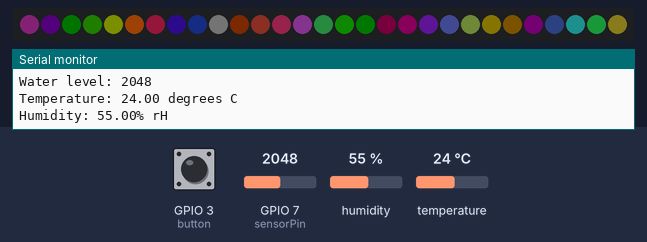
A sketch run on a simulated ESP32-C3. Shown: 29 RGB LEDs in strip order, left to right, the last lines printed to the serial monitor. Inputs (shaded band) come from the test bench; at power-on: GPIO 7 (sensorPin) = 2048, GPIO 3 (button) LOW, humidity 55 %, temperature 24 °C. Dim RGB values are drawn brighter than linear; WiFi joins after 1.5 s; servers stay silent unless stated.

Above: at 5.7 s.
5.8 s: GPIO 7 (sensorPin) set to 491
At 6.5 s:
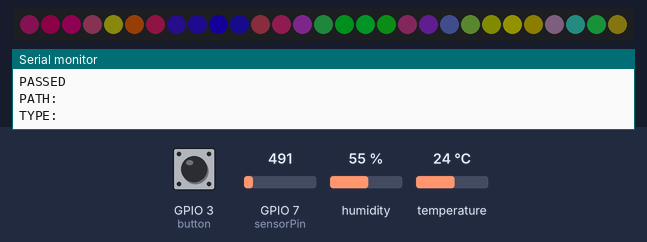
At 8.7 s:
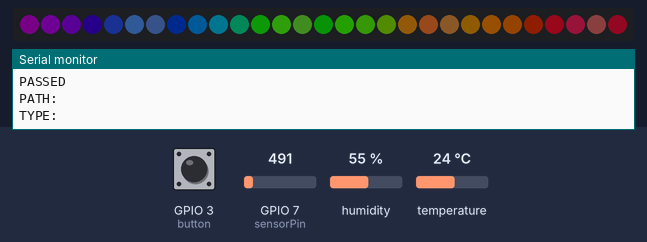
15.1 s: GPIO 7 (sensorPin) set to 1228
18.2 s: GPIO 7 (sensorPin) set to 0
At 20.6 s:
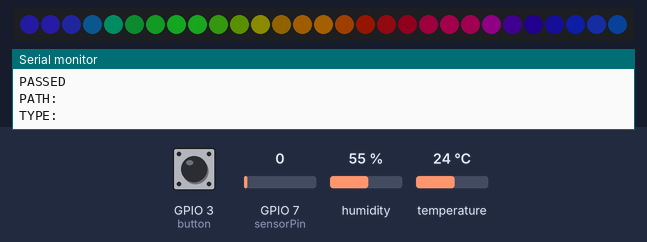
Timing chart, 0 to 22.1 s (numbered marks = the images above; inputs shaded):
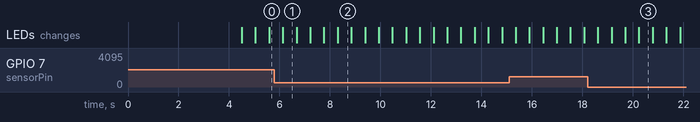

Measured:
- what the display in image 3 shows lasts 0.6 s, from 20.2 s to 20.8 s

The sketch:

MYCO_esp32.ino
```cpp
/*
 Made by Amjad Azimane for the MYCO project in June 2022.
 Made for an esp32 c3 mini
*/

#include <Arduino.h>
#include <Wire.h>
#include <Adafruit_AHTX0.h>
#include <WiFi.h>
#include <Firebase_ESP_Client.h>

//Provide the token generation process info.
#include "addons/TokenHelper.h"
//Provide the RTDB payload printing info and other helper functions.
#include "addons/RTDBHelper.h"

// Insert your network credentials
#define WIFI_SSID "testthing"
#define WIFI_PASSWORD "myco2022"

// Insert Firebase project API Key
#define API_KEY "" //because of security reasons I can not share the API key. When I posted this on github it told me that this was a security breach.

// Insert RTDB URLefine the RTDB URL */
#define DATABASE_URL "https://esp3-c949c-default-rtdb.europe-west1.firebasedatabase.app/"

//waterlevel
#define sensorPower 5
#define sensorPin 7

#include "FastLED.h"

// Pride2015
// Animated, ever-changing rainbows.
// by Mark Kriegsman

#if FASTLED_VERSION < 3001000
#error "Requires FastLED 3.1 or later; check github for latest code."
#endif

#define DATA_PIN    7
//#define CLK_PIN   4
#define LED_TYPE    WS2812B
#define COLOR_ORDER GRB
#define NUM_LEDS    29
#define BRIGHTNESS  100

CRGB leds[NUM_LEDS];

Adafruit_AHTX0 aht;

//Define Firebase Data object
FirebaseData fbdo;

FirebaseAuth auth;
FirebaseConfig config;

unsigned long sendDataPrevMillis = 0;
//Button
int count = 0;
int button = 3;
int buttonvalue;


// Value for storing water level
float val = 0;
float maximum = 4780;
float minimum = 413;
int mappedvalue;

bool signupOK = false;

void setup() {
  delay(3000); // 3 second delay for recovery

  // tell FastLED about the LED strip configuration
  FastLED.addLeds<LED_TYPE, DATA_PIN, COLOR_ORDER>(leds, NUM_LEDS)
  .setCorrection(TypicalLEDStrip)
  .setDither(BRIGHTNESS < 255);

  // set master brightness control
  FastLED.setBrightness(BRIGHTNESS);
  // Set pin as an OUTPUT
  pinMode(sensorPower, OUTPUT);

  // Set to LOW so no power flows through the sensor
  digitalWrite(sensorPower, LOW);

  Serial.begin(115200);
  Wire.begin(37, 39);
  Serial.println("Adafruit AHT10/AHT20 demo!");

  if (! aht.begin()) {
    Serial.println("Could not find AHT? Check wiring");
    while (1) delay(10);
  }
  Serial.println("AHT10 or AHT20 found");
  pinMode(button, INPUT);
  WiFi.begin(WIFI_SSID, WIFI_PASSWORD);
  Serial.print("Connecting to Wi-Fi");
  while (WiFi.status() != WL_CONNECTED) {
    Serial.print(".");
    delay(300);
  }
  Serial.println();
  Serial.print("Connected with IP: ");
  Serial.println(WiFi.localIP());
  Serial.println();

  /* Assign the api key (required) */
  config.api_key = API_KEY;

  /* Assign the RTDB URL (required) */
  config.database_url = DATABASE_URL;

  /* Sign up */
  if (Firebase.signUp(&config, &auth, "", "")) {
    Serial.println("ok");
    signupOK = true;
  }
  else {
    Serial.printf("%s\n", config.signer.signupError.message.c_str());
  }

  /* Assign the callback function for the long running token generation task */
  config.token_status_callback = tokenStatusCallback; //see addons/TokenHelper.h

  Firebase.begin(&config, &auth);
  Firebase.reconnectWiFi(true);
}

void loop() {
  // humidity and temperature
  pride();
  FastLED.show();

  buttonvalue = digitalRead(button);
  if (Firebase.ready() && signupOK && (millis() - sendDataPrevMillis > 500 || sendDataPrevMillis == 0)) {

    //get the reading from the function below and print it
    int level = readSensor();
    Serial.print("Water level: ");
    if (level > 0) {
      if(mappedvalue < 101){
        mappedvalue = int(((level - minimum) / (maximum - minimum)) * 100);
      }

    }
    else {
      mappedvalue = 0;
    }

    Serial.println(level);

    sendDataPrevMillis = millis();
    sensors_event_t humidity, temp;
    aht.getEvent(&humidity, &temp);// populate temp and humidity objects with fresh data
    Serial.print("Temperature: "); Serial.print(temp.temperature); Serial.println(" degrees C");
    Serial.print("Humidity: "); Serial.print(humidity.relative_humidity); Serial.println("% rH");
    // Write an Int number on the database path test/int
    if (Firebase.RTDB.setBool(&fbdo, "test/Power", buttonvalue)) {
      Serial.println("PASSED");
      Serial.println("PATH: " + fbdo.dataPath());
      Serial.println("TYPE: " + fbdo.dataType());
    }
    else {
      Serial.println("FAILED");
      Serial.println("REASON: " + fbdo.errorReason());
    }
    if (Firebase.RTDB.setInt(&fbdo, "test/Humidity", (int)humidity.relative_humidity)) {
      Serial.println("PASSED");
      Serial.println("PATH: " + fbdo.dataPath());
      Serial.println("TYPE: " + fbdo.dataType());
    }
    else {
      Serial.println("FAILED");
      Serial.println("REASON: " + fbdo.errorReason());
    }
    if (Firebase.RTDB.setString(&fbdo, "test/Water level", mappedvalue)) {
      Serial.println("PASSED");
      Serial.println("PATH: " + fbdo.dataPath());
      Serial.println("TYPE: " + fbdo.dataType());
    }
    else {
      Serial.println("FAILED");
      Serial.println("REASON: " + fbdo.errorReason());
    }
  }
}
int readSensor() {
  digitalWrite(sensorPower, HIGH);  // Turn the sensor ON
  delay(10);              // wait 10 milliseconds
  val = analogRead(sensorPin);    // Read the analog value form sensor
  digitalWrite(sensorPower, LOW);   // Turn the sensor OFF
  return val;             // send current reading
}
void pride()
{
  static uint16_t sPseudotime = 0;
  static uint16_t sLastMillis = 0;
  static uint16_t sHue16 = 0;

  uint8_t sat8 = beatsin88( 87, 220, 250);
  uint8_t brightdepth = beatsin88( 341, 96, 224);
  uint16_t brightnessthetainc16 = beatsin88( 203, (25 * 256), (40 * 256));
  uint8_t msmultiplier = beatsin88(147, 23, 60);

  uint16_t hue16 = sHue16;//gHue * 256;
  uint16_t hueinc16 = beatsin88(113, 1, 3000);

  uint16_t ms = millis();
  uint16_t deltams = ms - sLastMillis ;
  sPseudotime += deltams * msmultiplier;
  sHue16 += deltams * beatsin88( 400, 5, 9);
  uint16_t brightnesstheta16 = sPseudotime;

  for ( uint16_t i = 0 ; i < NUM_LEDS; i++) {
    hue16 += hueinc16;
    uint8_t hue8 = hue16 / 256;

    brightnesstheta16  += brightnessthetainc16;
    uint16_t b16 = sin16( brightnesstheta16  ) + 32768;

    uint16_t bri16 = (uint32_t)((uint32_t)b16 * (uint32_t)b16) / 65536;
    uint8_t bri8 = (uint32_t)(((uint32_t)bri16) * brightdepth) / 65536;
    bri8 += (255 - brightdepth);

    CRGB newcolor = CHSV( hue8, sat8, bri8);

    uint16_t pixelnumber = i;
    pixelnumber = (NUM_LEDS - 1) - pixelnumber;

    nblend( leds[pixelnumber], newcolor, 64);
  }
}
```
